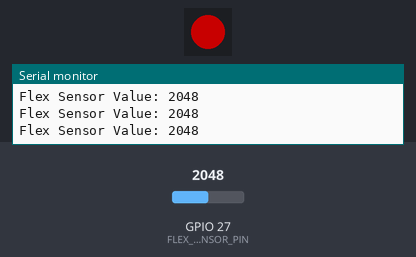
Recording of a sketch running on a simulated ESP32. Parts: 1 RGB LEDs in strip order, left to right, the last lines printed to the serial monitor. The test bench sets the inputs (shaded band); at power-on: GPIO 27 (FLEX_SENSOR_PIN) = 2048. Dim RGB values are drawn brighter than linear.

Above: at 1.2 s.
1.3 s: GPIO 27 (FLEX_SENSOR_PIN) set to 1746
At 2.1 s:
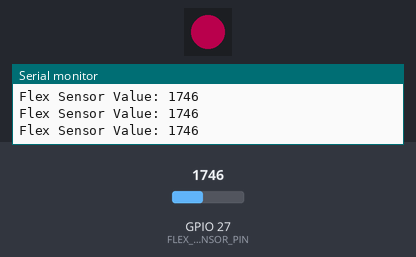
2.8 s: GPIO 27 (FLEX_SENSOR_PIN) set to 1675
At 3.4 s:
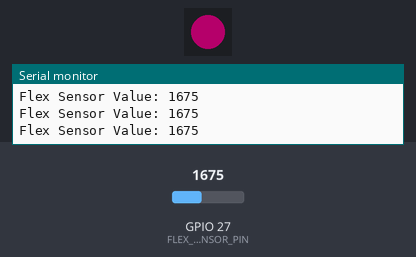
4.3 s: GPIO 27 (FLEX_SENSOR_PIN) set to 1228
At 4.8 s:
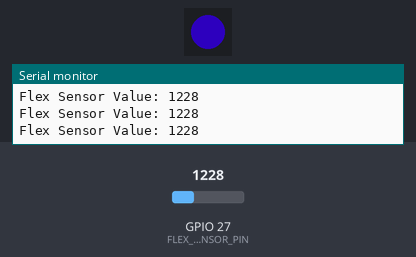
5.8 s: GPIO 27 (FLEX_SENSOR_PIN) set to 1055
At 6.2 s:
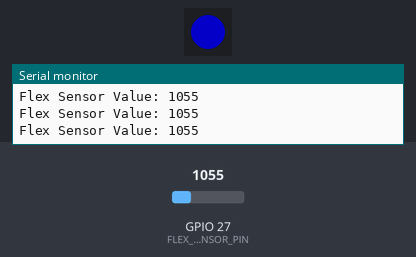
7.3 s: GPIO 27 (FLEX_SENSOR_PIN) set to 986
At 8.5 s:
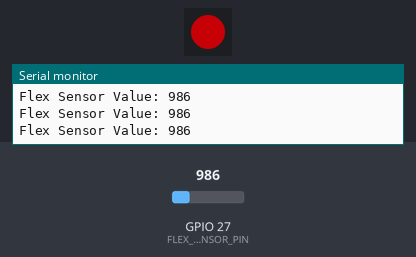
8.8 s: GPIO 27 (FLEX_SENSOR_PIN) set to 711
At 10.0 s:
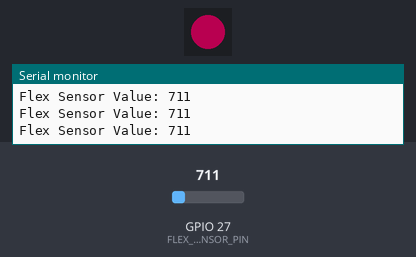
10.3 s: GPIO 27 (FLEX_SENSOR_PIN) set to 631
Timing chart, 0 to 12.8 s (numbered marks = the images above; inputs shaded):
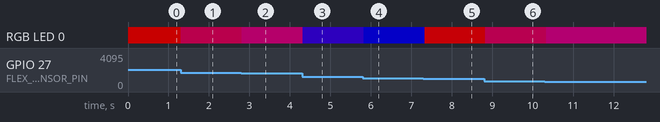

Measured:
- the behaviour switches between 1028 and 1027 on GPIO 27 (FLEX_SENSOR_PIN) (found by bisection; images 4 and 5)
- after the input at 1.3 s, RGB LED 0: RGB(100, 0, 0) → RGB(70, 0, 29) at once
- after the input at 2.8 s, RGB LED 0: RGB(70, 0, 29) → RGB(63, 0, 37) at once
- after the input at 4.3 s, RGB LED 0: RGB(63, 0, 37) → RGB(19, 0, 80) at once
- after the input at 5.8 s, RGB LED 0: RGB(19, 0, 80) → RGB(2, 0, 98) at once
- after the input at 7.3 s, RGB LED 0: RGB(2, 0, 98) → RGB(96, 0, 3) at once
- after the input at 8.8 s, RGB LED 0: RGB(96, 0, 3) → RGB(69, 0, 30) at once
- after the input at 10.3 s, RGB LED 0: RGB(69, 0, 30) → RGB(61, 0, 38) at once

The sketch:

Bend_Sensor_NeoPixel_Wearable.ino
```cpp
#include <Adafruit_NeoPixel.h>

#define FLEX_SENSOR_PIN 27  //Bend sensor is connected to pin 27
#define NEOPIXEL_PIN 0      //NeoPixel is on pin GPIO0
#define NUM_PIXELS 1        // Number of Neopixels

Adafruit_NeoPixel pixels(NUM_PIXELS, NEOPIXEL_PIN, NEO_GRB + NEO_KHZ800);

void setup() {
  Serial.begin(9600);
  pixels.begin();
  pinMode(FLEX_SENSOR_PIN, INPUT);
}

void loop() {
  // Read the value from the flex sensor
  int flexValue = analogRead(FLEX_SENSOR_PIN);

  // Map the flex sensor value to the color spectrum (adjust values according to your sensor)
  int red = map(flexValue, 0, 1023, 0, 255);
  int green = 0;
  int blue = map(flexValue, 0, 1023, 255, 0);

  // Can adjust the brightness between 0-255
  int brightness = 100;

  // Set the color and brightness of the Neopixel LED
  pixels.setPixelColor(0, pixels.Color(red, green, blue));  // Assuming only one Neopixel
  pixels.setBrightness(brightness);
  pixels.show();

  // Print flex sensor value for debugging
  Serial.print("Flex Sensor Value: ");
  Serial.println(flexValue);

  delay(100);  // Adjust delay according to your application
}
```
